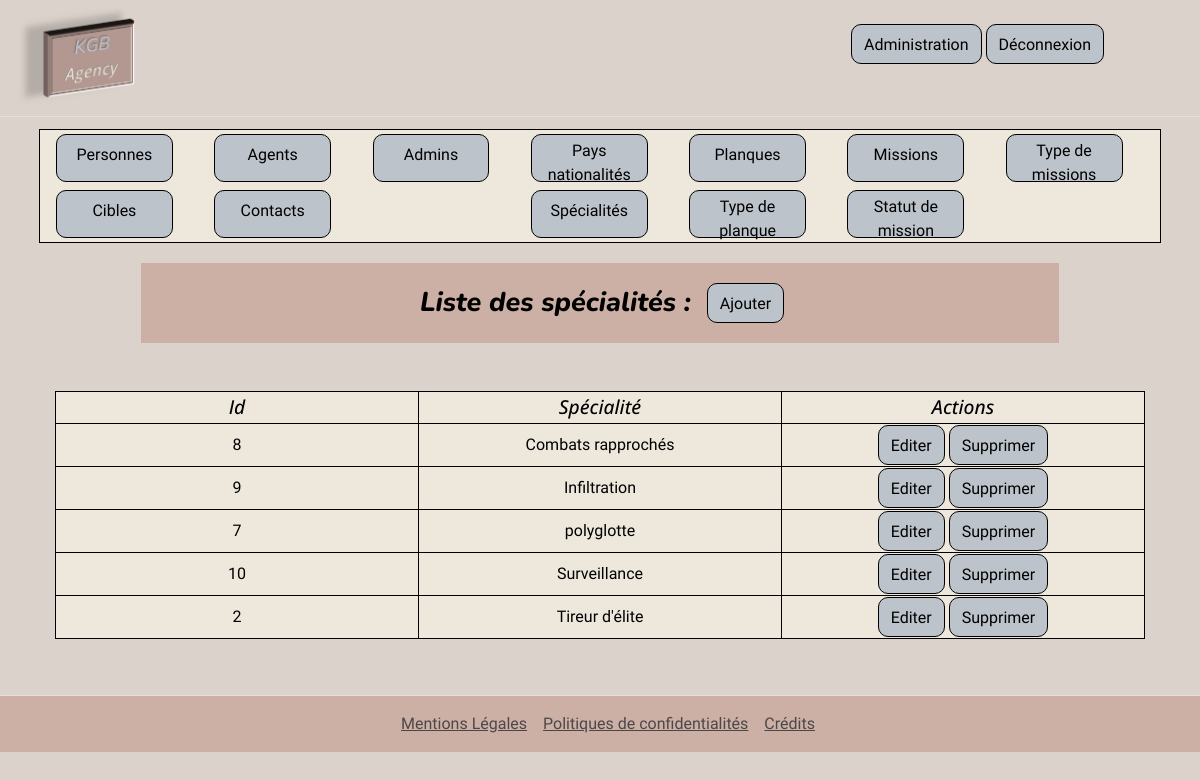
The app's page /index.php?controller=back&action=Speciality&todo=home (signed in) with its own data.
### tables this page shows
CREATE TABLE IF NOT EXISTS `specialities` (
  `id` int(11) NOT NULL AUTO_INCREMENT,
  `name` varchar(50) DEFAULT NULL,
  PRIMARY KEY (`id`)
);

### index.php (called while the page is built, shortened)
<?php
$controller = new Controller();
$controller->route();

### App/Db/Mysql.php (called while the page is built, shortened)
<?php
class Mysql
{
    private $db_name;
    private $db_user;
    private $db_password;
    private $db_port;
    private $db_host;
    private $pdo = null;
    private static $_instance = null;
    public static function getInstance():self
    {
        if (is_null(self::$_instance)) {
            self::$_instance = new Mysql();
        }
        return self::$_instance;
    }
    public function getPDO():\PDO
    {
        if (is_null($this->pdo)){
            $this->pdo = new \PDO('mysql:host=' . $this->db_host . ';port='. $this->db_port. ';charset=utf8mb4;dbname=' . $this->db_name . ";'", $this->db_user, $this->db_password);
        }
        return $this->pdo;
    }
}

### App/Repository/Repository.php (called while the page is built, shortened)
<?php
class Repository{
    public function __construct()
    {
       $mysql = Mysql::getInstance();
       $this->pdo = $mysql->getPDO();
    }
}

### App/Repository/SpecialityRepository.php (called while the page is built, shortened)
<?php
class SpecialityRepository extends Repository
{
    public function findAllSpecialitys():Array|bool
    {
        try{
            $query = $this->pdo->prepare("SELECT * FROM specialities ORDER BY name");
            $query->execute();
            $allSpecialities = $query->fetchAll($this->pdo::FETCH_ASSOC);
            if ($allSpecialities){
                return $allSpecialities;
            }else {
                return false;
            }
        }catch (\Exception $e){
            $error = $e->getMessage();
            $control = new Controller();
            $control->render('/errors', [
                'error' => $error
            ]);
        }
    }
}

### templates/partials/Speciality/Home.php (the view)
<div class="row d-flex justify-content-center ">
    <div class="col-9 m-3 p-3 d-flex align-items-center justify-content-center pageTitle">
        <h1 class="d-flex justify-content-center m-2"> Liste des spécialités : </h1>
        <div class="d-flex justify-content-end my-1 ms-2 me-1">
            <a href="/index.php?controller=back&action=Speciality&todo=create" class="btn btn-primary pt-2" aria-current="page creation Personne">Ajouter</a>
        </div>
    </div>
    <div class="col-11 m-3 p-3 ">
        <?php if ($errors) { ?>
            <div class="alert alert-danger">
                <?php echo($errors) ?>
            </div>
        <?php } else {
            if ($allElements) { ?>
                <table class="col-12 tabMissions">
                    <thead>
                        <th class="col-4 tabTitle">Id</th>
                        <th class="col-4 tabTitle">Spécialité</th>
                        <th class="col-4 tabTitle">Actions</th>
                    </thead>
                    <tbody>
                    <?php foreach ($allElements as $element) { ?>
                        <tr>
                            <td><?php echo($element['id']); ?></td>
                            <td><?php echo(htmlspecialchars($element['name']));
                            if ($_GET['todo']=='delete'){
                                if ($element['id'] == $_GET['id'] ){ ?>
                                <p class="alert alert-danger"><?php echo('Supprimez cet élément ?'); ?>
                                <a href="/index.php?controller=back&action=Speciality&todo=delete&rep=oui&id=<?php echo($element['id']) ?>" class="btn btn-primary pt-2" aria-current="OUI">OUI</a>
                                <a href="/index.php?controller=back&action=Speciality&todo=home" class="btn btn-primary pt-2" aria-current="NON">NON</a></p>
                            <?php } } ?></td>
                            <td>
                                <a href="/index.php?controller=back&action=Speciality&todo=edit&id=<?php echo($element['id']) ?>" class="btn btn-primary pt-2" aria-current="pageEdit">Editer</a>
                                <a href="/index.php?controller=back&action=Speciality&todo=delete&id=<?php echo($element['id']) ?>" class="btn btn-primary pt-2" aria-current="pageEdit">Supprimer</a>
                            </td>
                        </tr>
                    <?php } ?>
                    </tbody>
                </table>
        <?php } } ?>
    </div>
</div>

### assets/CSS/style.css (style rules this page uses)
body, header { background-color: #DCD2CC; border-color: #DCD2CC; }
.pageTitle, h1 { font-family: "Nunito", sans-serif; font-size: 1.3em; font-style: italic; font-weight: 800; background-color: #CCAFA5; color : black; }
table, th, td { border: 1px solid black; border-collapse: collapse; }
th { font-family: "Open Sans", sans-serif; font-size: 1.2em; font-style: italic; font-weight: 500; }
td { font-family: "Martel Sans", sans-serif; font-weight: 400; font-style: normal; }
.tabMissions { text-align: center; background-color:#EDE7DC; color : black; }
.btn-primary { font-family: "Martel Sans", sans-serif; font-weight: 400; font-style: normal; --bs-btn-color: black; --bs-btn-bg: #BDC3CB; --bs-btn-border-color: black; --bs-btn-border-radius: 10px; --bs-btn-hover-color: black; --bs-btn-hover-bg: #CCAFA5; --bs-btn-hover-border-color: #CCAFA5; --bs-btn-focus-shadow-rgb: #CCAFA5; --bs-btn-active-color: black; --bs-btn-active-bg: #CCAFA5; --bs-btn-active-border-color: #CCAFA5; --bs-btn-active-shadow: inset 0 3px 5px #CCAFA5; --bs-btn-disabled-color: black; --bs-btn-disabled-bg: #FFF; --bs-btn-disabled-border-color: #FFF; }

### records on screen
specialities: id "8", name "Combats rapprochés"
specialities: id "9", name "Infiltration"
specialities: id "7", name "polyglotte"
specialities: id "10", name "Surveillance"
specialities: id "2", name "Tireur d'élite"
